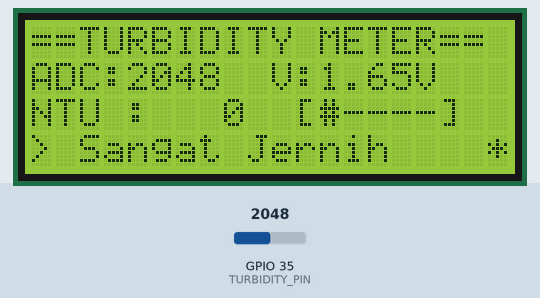
Recording of a sketch running on a simulated ESP32. On the bench: 20×4 character LCD. Inputs (shaded band) come from the test bench; at power-on: GPIO 35 (TURBIDITY_PIN) = 2048 (analog values on the 0–4095 scale). What the sketch prints to the serial monitor is not drawn.

Above: at 4.3 s.
4.4 s: GPIO 35 (TURBIDITY_PIN) set to 935
At 7.1 s:
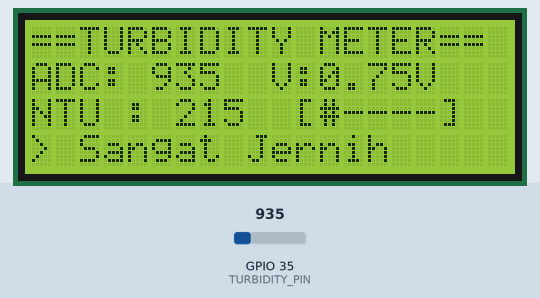
7.4 s: GPIO 35 (TURBIDITY_PIN) set to 865
At 9.1 s:
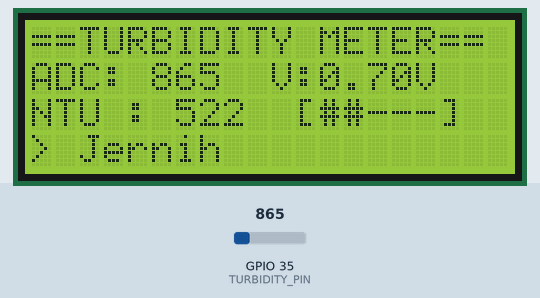
10.4 s: GPIO 35 (TURBIDITY_PIN) set to 710
At 12.1 s:
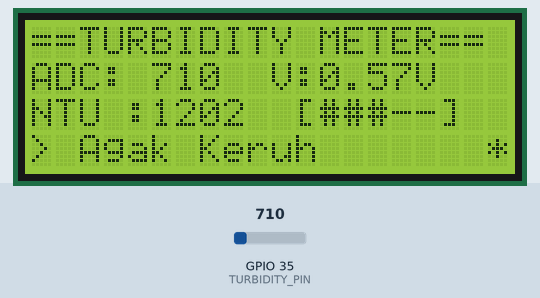
13.4 s: GPIO 35 (TURBIDITY_PIN) set to 560
At 15.1 s:
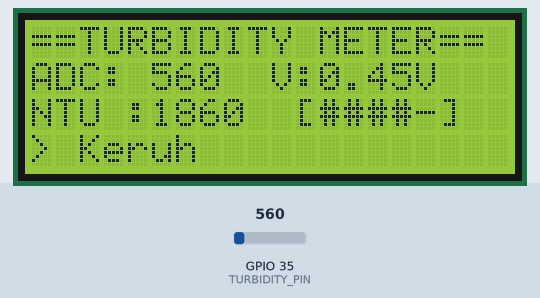
16.4 s: GPIO 35 (TURBIDITY_PIN) set to 410
At 18.1 s:
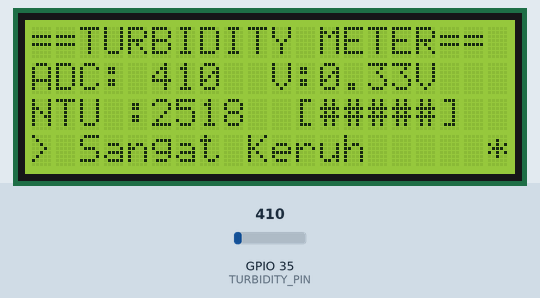
Timing chart, 0 to 19.6 s (numbered marks = the images above; inputs shaded):
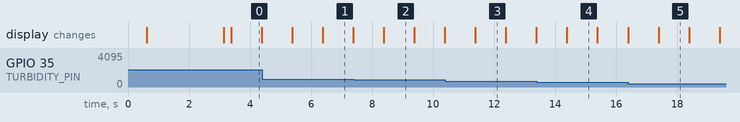

The sketch:

turbiditybener.ino
```cpp
#include <Wire.h>
#include <LiquidCrystal_I2C.h>

// =============================================
// KONFIGURASI LCD I2C 20x4
// =============================================
LiquidCrystal_I2C lcd(0x27, 20, 4);
#define SDA_PIN  21
#define SCL_PIN  22

// =============================================
// KONFIGURASI PIN SENSOR
// =============================================
#define TURBIDITY_PIN  35    // GPIO35 - ADC1_CH7
#define SAMPLES        30

// =============================================
// KALIBRASI
// Sesuaikan dengan hasil scan kamu sebelumnya
// ADC ~984 = air jernih (dari data sebelumnya)
// ADC ~400 = air keruh  (ukur sendiri)
// =============================================
#define ADC_JERNIH   984
#define ADC_KERUH    300

// =============================================
// VARIABEL GLOBAL
// =============================================
unsigned long lastRead  = 0;
unsigned long lastBlink = 0;
bool blinkState = false;

// =============================================
// FUNGSI: Baca ADC Averaging
// =============================================
int readADC() {
  // Buang sampel awal untuk stabilisasi
  for (int i = 0; i < 5; i++) {
    analogRead(TURBIDITY_PIN);
    delay(2);
  }
  long total = 0;
  for (int i = 0; i < SAMPLES; i++) {
    total += analogRead(TURBIDITY_PIN);
    delay(5);
  }
  return (int)(total / SAMPLES);
}

// =============================================
// FUNGSI: ADC ke Voltage
// =============================================
float adcToVoltage(int adc) {
  return adc * (3.3f / 4095.0f);
}

// =============================================
// FUNGSI: ADC ke NTU (mapping linear)
// Sensor turbidity: ADC tinggi = jernih (NTU rendah)
//                  ADC rendah = keruh  (NTU tinggi)
// =============================================
float adcToNTU(int adc) {
  if (adc >= ADC_JERNIH) return 0.0f;
  if (adc <= ADC_KERUH)  return 3000.0f;
  float ntu = map(adc, ADC_KERUH, ADC_JERNIH, 3000, 0);
  if (ntu < 0) ntu = 0;
  return ntu;
}

// =============================================
// FUNGSI: Label Kondisi
// =============================================
String getLabel(int adc) {
  if      (adc >= 900) return "Sangat Jernih";
  else if (adc >= 750) return "Jernih       ";
  else if (adc >= 600) return "Agak Keruh   ";
  else if (adc >= 450) return "Keruh        ";
  else                 return "Sangat Keruh ";
}

// =============================================
// FUNGSI: Level Bar Indikator (1-5)
// =============================================
int getBar(int adc) {
  if      (adc >= 900) return 1;
  else if (adc >= 750) return 2;
  else if (adc >= 600) return 3;
  else if (adc >= 450) return 4;
  else                 return 5;
}

// =============================================
// FUNGSI: Update LCD
// =============================================
void updateLCD(int adc, float voltage, float ntu) {
  String label = getLabel(adc);
  int    bar   = getBar(adc);

  // ----- Baris 0: Header -----
  lcd.setCursor(0, 0);
  lcd.print("==TURBIDITY METER==");

  // ----- Baris 1: ADC & Voltage -----
  lcd.setCursor(0, 1);
  lcd.print("ADC:");
  if (adc < 1000) lcd.print(" ");
  if (adc < 100)  lcd.print(" ");
  if (adc < 10)   lcd.print(" ");
  lcd.print(adc);
  lcd.print("  V:");
  lcd.print(voltage, 2);
  lcd.print("V   ");

  // ----- Baris 2: NTU + Bar -----
  lcd.setCursor(0, 2);
  lcd.print("NTU :");
  if (ntu < 10)        lcd.print("   ");
  else if (ntu < 100)  lcd.print("  ");
  else if (ntu < 1000) lcd.print(" ");
  lcd.print((int)ntu);
  lcd.print("  [");
  for (int i = 1; i <= 5; i++) {
    lcd.print(i <= bar ? "#" : "-");
  }
  lcd.print("]  ");

  // ----- Baris 3: Kondisi + Kedip -----
  lcd.setCursor(0, 3);
  lcd.print("> ");
  lcd.print(label);

  // Indikator kedip pojok kanan bawah
  if (millis() - lastBlink >= 500) {
    lastBlink  = millis();
    blinkState = !blinkState;
  }
  lcd.setCursor(19, 3);
  lcd.print(blinkState ? "*" : " ");
}

// =============================================
// SETUP
// =============================================
void setup() {
  Serial.begin(115200);
  delay(500);

  // Konfigurasi ADC ESP32
  analogReadResolution(12);        // 12-bit: 0 ~ 4095
  analogSetAttenuation(ADC_11db);  // Range: 0 ~ 3.3V

  // Inisialisasi I2C & LCD
  Wire.begin(SDA_PIN, SCL_PIN);
  lcd.init();
  lcd.backlight();

  // Splash Screen
  lcd.clear();
  lcd.setCursor(2, 0); lcd.print("TURBIDITY METER");
  lcd.setCursor(2, 1); lcd.print("DFRobot SEN0189");
  lcd.setCursor(3, 2); lcd.print("ESP32 + 20x4");
  lcd.setCursor(4, 3); lcd.print("GPIO35 Ready");
  delay(2500);
  lcd.clear();

  // Info Serial Monitor
  Serial.println("=================================");
  Serial.println("  TURBIDITY SENSOR - ESP32");
  Serial.println("  DFRobot SEN0189 | GPIO35");
  Serial.println("=================================");
  Serial.print  ("  ADC Jernih (ref) : "); Serial.println(ADC_JERNIH);
  Serial.print  ("  ADC Keruh  (ref) : "); Serial.println(ADC_KERUH);
  Serial.println("=================================");
  Serial.println("ADC   | Volt    | NTU  | Kondisi");
  Serial.println("------|---------|------|---------------");
}

// =============================================
// LOOP
// =============================================
void loop() {
  if (millis() - lastRead >= 1000) {
    lastRead = millis();

    int   adc     = readADC();
    float voltage = adcToVoltage(adc);
    float ntu     = adcToNTU(adc);
    String label  = getLabel(adc);

    // Serial Monitor
    Serial.print(adc);
    Serial.print("  |  ");
    Serial.print(voltage, 3);
    Serial.print("V  |  ");
    Serial.print((int)ntu);
    Serial.print("  |  ");
    Serial.println(label);

    // LCD
    updateLCD(adc, voltage, ntu);
  }

  // Kedip non-blocking
  lcd.setCursor(19, 3);
  lcd.print(blinkState ? "*" : " ");
}
```

Measured:
- the behaviour switches between 900 and 899 on GPIO 35 (TURBIDITY_PIN) (found by bisection; images 1 and 2)
- after the input at 4.4 s, the display: first changes after 0.98 s (image 1 shows a later state)
- after the input at 7.4 s, the display: changes after 0.98 s (image 2)
- after the input at 10.4 s, the display: changes after 0.99 s (image 3)
- after the input at 13.4 s, the display: changes after 0.99 s (image 4)
- after the input at 16.4 s, the display: changes after 0.99 s (image 5)
